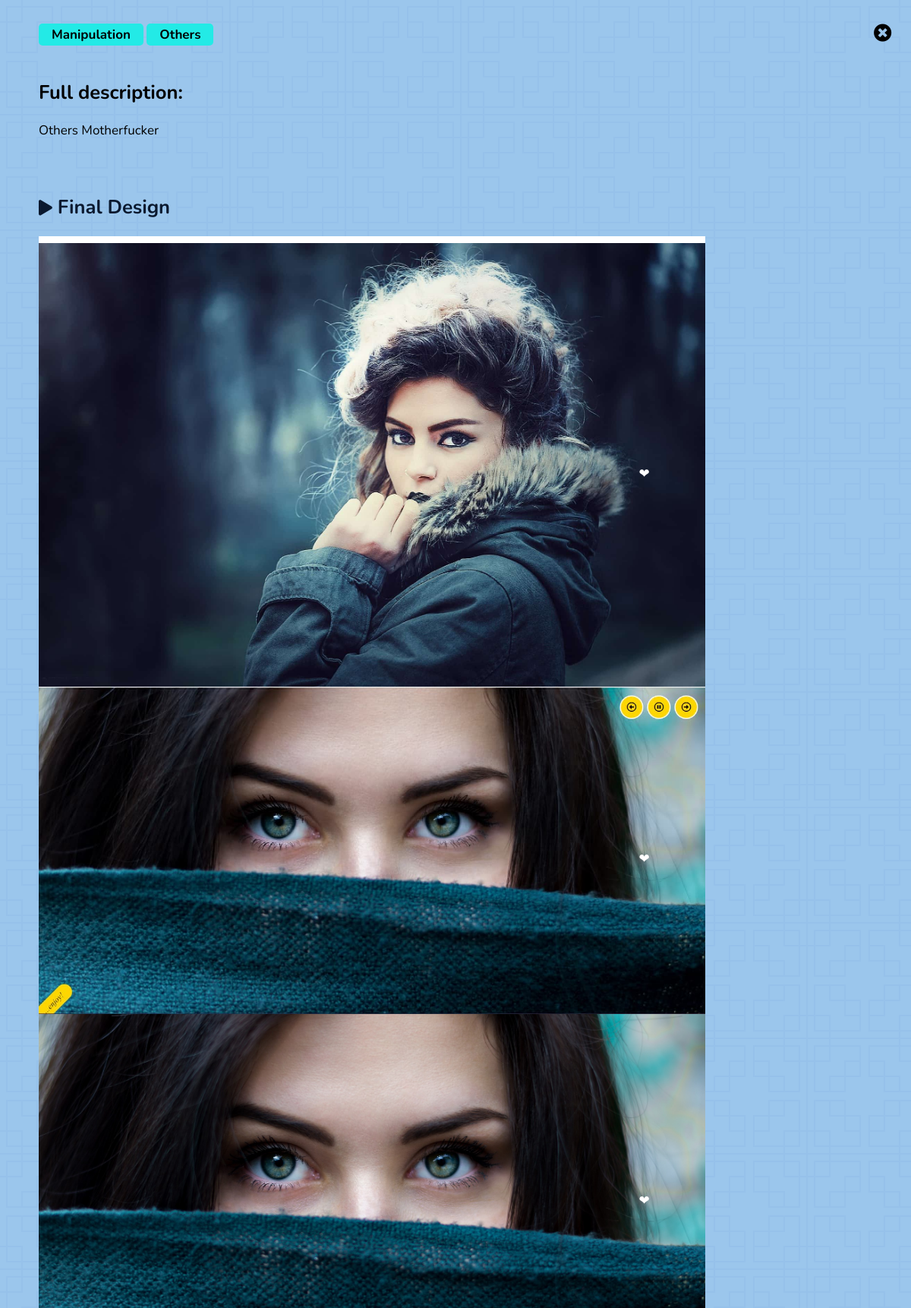
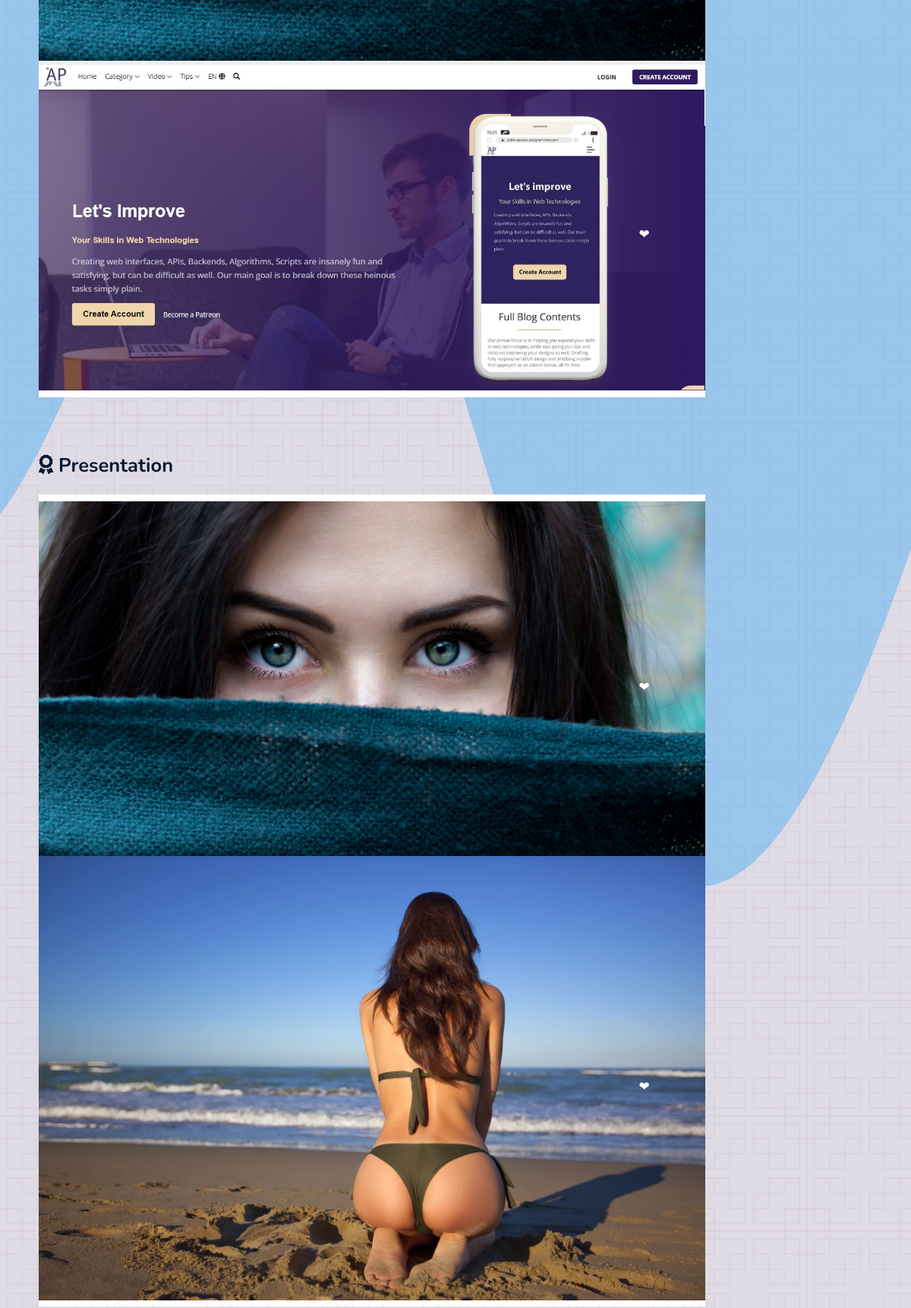
/graphics/django-beginners-oooo/ (upper part), run on the app's committed database (2 pictures, top to bottom).
### graphics/models.py (models this page shows, shortened)
class Tag(models.Model):
    tag = models.CharField(max_length=100, blank=True, null=True)
    def __str__(self):
        return (self.tag)
    class Meta:
        verbose_name = 'Tag'
        verbose_name_plural = 'Tag'

class Graphics_Archive(models.Model):
    arch_position =  (('------', '------'), ('1', '1'), ('2', '2'), ('3', '3'), ('others','Others'))
    position = models.CharField(max_length=6,
    choices = arch_position,
    default='------')
    tag = models.ManyToManyField(Tag, blank=False)
    title = models.CharField(blank=False, null=False, max_length=5000 )
    description = models.CharField(blank=False, null=False, max_length=10000 )
    backend_tech = models.TextField(blank=False, null=False, max_length=5000 )
    timestamp = models.DateTimeField(auto_now=False, auto_now_add=True)
    slug = models.SlugField(unique=True, blank=True, null=True, help_text="""
          When django prepopulate slugs, it normally omits prepositions, do not forget
          to add it manually
        """)
    class Meta:
        verbose_name = "Graphics Archive"
        verbose_name_plural = 'Graphics Archive'
    class Meta:
        ordering = ["-timestamp"]

class ArchiveFinalDesigns(models.Model):
    portfolio = models.ForeignKey(Graphics_Archive, default=None, on_delete=models.CASCADE)
    final_design = models.ImageField(upload_to='achieve/finaldesign', verbose_name='Archieve Final Design Images')
    class Meta:
        verbose_name = "Archieve Final Design (IMG)"
        verbose_name_plural = 'Archieve Final Design (IMG)'

class AchieveMocks(models.Model):
    portfolio = models.ForeignKey(Graphics_Archive, default=None, on_delete=models.CASCADE)
    mocks = models.ImageField(upload_to='achieve/mocks', verbose_name='Archieve Mocks Images')
    class Meta:
        verbose_name = "Archieve Mocks (IMG)"
        verbose_name_plural = 'Archieve Mocks (IMG)'

### graphics/views.py (the view)
# urls.py: re_path(r'^(?P<slug>[-\w]+)/$', archive_detail, name='detail'),
def archive_detail(request, slug):
  archive_post = get_object_or_404(Graphics_Archive, slug=slug)
  archive_fd = ArchiveFinalDesigns.objects.filter(portfolio__slug = slug)
  archive_mk = AchieveMocks.objects.filter(portfolio__slug = slug)
  title = "Detail"
  template = "graphics/detail.html"
  context = {
    "archive_post":archive_post,
    "title":title,
    "archive_post":archive_post,
    "archive_fd":archive_fd,
    "archive_mk":archive_mk
  }
  return render(request, template, context)

### templates/graphics/detail.html (shortened to what this page needs)
{% load static %}
<head>
    <link rel="stylesheet" type="text/css" href="{% static 'asset/css/all.min.css' %}">
    <link rel="stylesheet" href="{% static 'asset/css/style.css' %}">
    <link rel="stylesheet" href="{% static 'asset/css/responsive.css' %}">
</head>
<body>
 {% if archive_post %}
 <div class="modal" style="display: flex;">
   <div class="modal_item">
       <a href="/graphics/"><div class="close"><i class="fa fa-times-circle times-styl close-btn"></i></div></a>
       <div class="g_descr">
         <div class="g_badge">
            {% for each_badge in archive_post.tag.all %}
            <span class="g_badge-bk">{{each_badge}}</span>
            {% endfor %}
         </div>
         <h2>Full description:</h2>
         <div class="modal-desc">
          {{archive_post.description|safe}}
         </div>
        </div>
       <div class="final_design">
         <h2 class="prest"><i class="fas fa-play"></i>&nbsp;Final Design</h2>
         <div class="separator"></div>
          <div class="finald-div">
            {% if archive_fd %}
            {% for item in archive_fd %}
              <div class="fd_img_dv">
              <img src="{{item.final_design.url}}" class="resp_fd">
              </div>
            {% endfor %}
            {% endif %}
          </div>
          <div class="separator"></div>
       </div>
        <div class="mocker-div-super">
        {% if archive_mk %}
        <div class="mock_ups">
         <h2 class="prest"><i class="fas fa-award"></i>&nbsp;Presentation</h2>
          <p class="mock_ups__items">
            <div class="separator"></div>
              <div class="mocker-div-super">
                  {% for item in archive_mk %}
                  <div class="fd_img_dv">
                  <img src="{{item.mocks.url}}" class="resp_fd">
                  </div>
                  {% endfor %}
              </div>
             <div class="separator"></div>
          </p>
        </div>
        {% endif %}
        </div>
   </div>
 </div>
{% endif %}
</body>

### main/static/asset/css/style.css (style rules this page uses)
*::before, *::after { box-sizing: border-box; }
html, body { margin:0; padding: 0; }
body { display: flex; min-height: 100vh; flex-direction: column; }
.git_style_footer, .linked_style_footer, .env_style_footer, { opacity: .7; color: #fff; transition: opacity 250ms ease-out; }
.modal { box-sizing: border-box; position: fixed; background-color: #dfdbe5; color: #000; z-index: 9; opacity: 1; padding: 2rem 3rem; padding-bottom: 0; height: 100vh; max-height: 100%; overflow-y: scroll; animation: move-in-from-right ease 1s; animation-iteration-count: 1; transform-origin: 50% 50%; animation-fill-mode:forwards; -webkit-animation: move-in-from-right ease 1s; -webkit-animation-iteration-count: 1; -webkit-transform-origin: 50% 50%; -webkit-animation-fill-mode:forwards; -moz-animation: move-in-from-right ease 1s; -moz-animation-iteration-count: 1; -moz-transform-origin: 50% 50%; -moz-animation-fill-mode:forwards; -o-animation: move-in-from-right ease 1s; -o-animation-iteration-count: 1; -o-transform-origin: 50% 50%; -o-animation-fill-mode:forwards; -ms-animation: move-in-from-right ease 1s; -ms-animation-iteration-count: 1; -ms-transform-origin: 50% 50%; -ms-animation-fill-mode:forwards; display: none; }
.modal:before { content: ' '; display: block; position: absolute; left: 0; top: 0; width: 100%; height: 100vh; max-height: 100%; z-index: -1; opacity: .3; background-image: url("../image/wave_bke.svg"); background-repeat: repeat; background-position: 50% 50%; -ms-background-size: cover; -o-background-size: cover; -moz-background-size: cover; -webkit-background-size: cover; background-size: cover; object-fit: contain; }
.close { position: fixed; right: 1.5rem; top: 1.9rem; z-index: 10; }
.times-styl { color: #000; font-size: 1.4rem; opacity: 1; transition: opacity 250ms ease-out; }
.g_badge-bk { background: #23eae6; border-radius: .3rem; padding: .2rem 1rem; font-weight: bold; }
.resp_fd { width: 100%; max-width: 100%; }
.separator { width: 80%; height: .5rem; background: #fff; }
.fd_img_dv { position: relative; width: 80%; }
.fd_img_dv::before { content: "❤"; padding-top: ; position: absolute; width: 10%; height: 6%; top: 50%; right: 0; border-radius: 10px 0 0 10px; color: #fff }
.g_badge { padding-bottom: 1.5rem; }
.final_design { padding-top: 3rem; padding-bottom: 3rem; }
.prest { color:#0a192f; }
.fa-play { font-size: 1.2rem }

### data on the page
Tag: tag "Manipulation"
Tag: tag "Others"
Graphics_Archive: description "Others Motherfucker"
ArchiveFinalDesigns: final_design (picture)
ArchiveFinalDesigns: final_design (picture)
ArchiveFinalDesigns: final_design (picture)
ArchiveFinalDesigns: final_design (picture)
AchieveMocks: mocks (picture)
AchieveMocks: mocks (picture)
